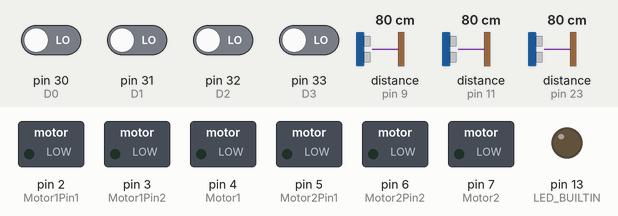
A sketch run on a simulated Arduino Mega 2560, built with avr-gcc and run on an emulated ATmega2560. Parts: switched loads named in the sketch (green lamp = pin HIGH), output pins drawn as LEDs (lit = HIGH). Wiring (inferred from the names in the program): 3 × ultrasonic range finder: trigger pin 8, echo pin 9 / trigger pin 10, echo pin 11 / trigger pin 22, echo pin 23. The inputs (shaded band) are chosen by the test bench; at power-on: pin 30 (D0), pin 31 (D1), pin 32 (D2), pin 33 (D3) LOW, distance to the obstacle (sensors on pin 9, pin 11, pin 23) 80 cm. The echo pulse lasts 58.3 µs per cm; pins used as bus, display or sensor lines are not drawn; what the sketch prints to the serial monitor is not drawn.

Above: at 0.05 s.
At 1.5 s:
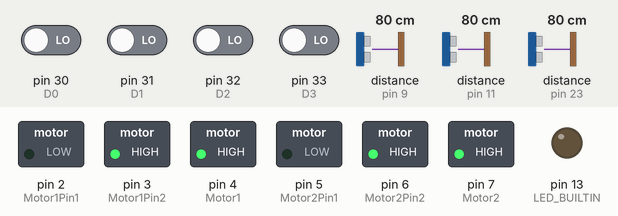
1.6 s: distance to the obstacle (sensor on pin 9) set to 15 cm
5.1 s: distance to the obstacle (sensor on pin 9) set to 11 cm
At 6.3 s:
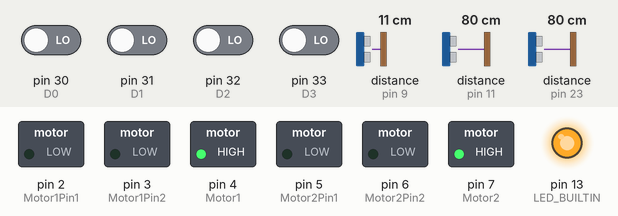
Timing chart, 0 to 8.1 s (numbered marks = the images above; inputs shaded):
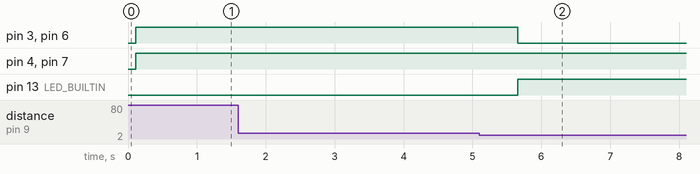

The sketch:

main.ino
```cpp
#define Motor1Pin1 2
#define Motor1Pin2 3
#define Motor1     4
#define Motor2Pin1 5
#define Motor2Pin2 6
#define Motor2     7

#define trigPin1   8
#define echoPin1   9
#define trigPin2   10
#define echoPin2   11
#define trigPin3   22
#define echoPin3   23

long cm, timeperiod, distance, rSensor, mSensor, lSensor;

const int D0=30;  //Rpi pin21 LSB
const int D1=31;  //Rpi pin22
const int D2=32;  //Rpi pin23
const int D3=33; // Rpi pin24 MSB
int a,b,c,d,data;


void setup()
{
  pinMode(Motor1Pin1,OUTPUT);
  pinMode(Motor1Pin2,OUTPUT);
  pinMode(Motor1    ,OUTPUT);
  pinMode(Motor2Pin1,OUTPUT);
  pinMode(Motor2Pin2,OUTPUT);
  pinMode(Motor2   , OUTPUT);

  pinMode(trigPin1, OUTPUT);
  pinMode(echoPin1, INPUT);
  pinMode(trigPin2, OUTPUT);
  pinMode(echoPin2, INPUT);
  pinMode(trigPin3, OUTPUT);
  pinMode(echoPin3, INPUT);

  pinMode(D0, INPUT);
  pinMode(D1, INPUT);
  pinMode(D2, INPUT);
  pinMode(D3, INPUT);

   digitalWrite(D0,LOW);
   digitalWrite(D1,LOW);
   digitalWrite(D2,LOW);
   digitalWrite(D3,LOW);

  digitalWrite(Motor1Pin1,LOW);
  digitalWrite(Motor1Pin2,LOW);
  digitalWrite(Motor2Pin1,LOW);
  digitalWrite(Motor2Pin2,LOW);
  pinMode(LED_BUILTIN,OUTPUT);
  digitalWrite(LED_BUILTIN,LOW);
  Serial.begin(9600);

  }

void loop()
{

dist(trigPin1, echoPin1);
mSensor = cm;
dist(trigPin2,echoPin2 );
lSensor = cm;
dist(trigPin3,echoPin3);
rSensor = cm;


 if(lSensor<12 || mSensor<12 || rSensor<12)
 {
   digitalWrite(Motor1Pin1,LOW);
   digitalWrite(Motor1Pin2,LOW);
   digitalWrite(Motor2Pin1,LOW);
   digitalWrite(Motor2Pin2,LOW);
   Serial.println("Stopped");
   digitalWrite(LED_BUILTIN,HIGH);
   }

  else
  {

 Data();
  if(data==0)
   {
     Forward();
     Serial.println("Forward");
   }

  else if(data==1)
   {
     Right1();
     Serial.println("Right1");
   }

  else if(data==2)
   {
     Right2();
     Serial.println("Right2");
   }

  else if(data==3)
   {
     Right3();
     Serial.println("Right3");
   }

  else if(data==4)
   {
     Left1();
     Serial.println("Left1");
   }

  else if(data==5)
   {
     Left2();
     Serial.println("Left2");
   }

  else if(data==6)
   {
     Left3();
     Serial.println("Left3");
   }

  else if (data>6)
   {
     Stop();
     Serial.println("Stop");
   }

digitalWrite(LED_BUILTIN,LOW);
Serial.print("LEFT: ");
 Serial.print(lSensor);
 Serial.print("\t");
 Serial.print("MIDDLE: ");
 Serial.print(mSensor);
 Serial.print("\t");
 Serial.print("RIGHT: ");
 Serial.print(rSensor);
 Serial.println("__________________________________________________________________________________________________________________");
 delay(500);

 }
  }
```

Distance.ino
```cpp
void dist(int trigPin,int echoPin)
 {
 digitalWrite(trigPin, LOW);// sending 10 us pulse
  delayMicroseconds(2);
  digitalWrite(trigPin, HIGH);
  delayMicroseconds(10);
  digitalWrite(trigPin, LOW);

  timeperiod = pulseIn(echoPin, HIGH);  // integrating pulse

 cm = (timeperiod/2)/29.1;
 }


 void Data()
 {
  a=digitalRead(D0);
  b=digitalRead(D1);
  c=digitalRead(D2);
  d=digitalRead(D3);

  data=8*d+4*c+2*b+a;
  Serial.println(data);
  delay(100);
  }


void Forward()
{
  digitalWrite(Motor1Pin1, LOW);
  digitalWrite(Motor1Pin2, HIGH);
  analogWrite(Motor1,255);

  digitalWrite(Motor2Pin1, LOW);
  digitalWrite(Motor2Pin2, HIGH);
  analogWrite(Motor2,255);

}


void Backward()
{
  digitalWrite(Motor1Pin1, HIGH);
  digitalWrite(Motor1Pin2, LOW);
  analogWrite(Motor1,255);

  digitalWrite(Motor2Pin1, HIGH);
  digitalWrite(Motor2Pin2, LOW);
  analogWrite(Motor2,255);

}

void Stop()
{
  digitalWrite(Motor1Pin1, LOW);
  digitalWrite(Motor1Pin2, HIGH);
  analogWrite(Motor1,0);

  digitalWrite(Motor2Pin1, LOW);
  digitalWrite(Motor2Pin2, HIGH);
  analogWrite(Motor2,0);

}

void Left1()
{
  digitalWrite(Motor1Pin1, LOW);
  digitalWrite(Motor1Pin2, HIGH);
  analogWrite(Motor1,160);

  digitalWrite(Motor2Pin1, LOW);
  digitalWrite(Motor2Pin2, HIGH);
  analogWrite(Motor2,255);

}

void Left2()
{
  digitalWrite(Motor1Pin1, LOW);
  digitalWrite(Motor1Pin2, HIGH);
  analogWrite(Motor1,90);

  digitalWrite(Motor2Pin1, LOW);
  digitalWrite(Motor2Pin2, HIGH);
  analogWrite(Motor2,255);

}


void Left3()
{
  digitalWrite(Motor1Pin1, LOW);
  digitalWrite(Motor1Pin2, HIGH);
  analogWrite(Motor1,50);

  digitalWrite(Motor2Pin1, LOW);
  digitalWrite(Motor2Pin2, HIGH);
  analogWrite(Motor2,255);

}

void Right1()
{
  digitalWrite(Motor1Pin1, LOW);
  digitalWrite(Motor1Pin2, HIGH);
  analogWrite(Motor1,255);

  digitalWrite(Motor2Pin1, LOW);
  digitalWrite(Motor2Pin2, HIGH);
  analogWrite(Motor2,160);

}
void Right2()
{
  digitalWrite(Motor1Pin1, LOW);
  digitalWrite(Motor1Pin2, HIGH);
  analogWrite(Motor1,255);

  digitalWrite(Motor2Pin1, LOW);
  digitalWrite(Motor2Pin2, HIGH);
  analogWrite(Motor2,90);

}

void Right3()
{
  digitalWrite(Motor1Pin1, LOW);
  digitalWrite(Motor1Pin2, HIGH);
  analogWrite(Motor1,255);

  digitalWrite(Motor2Pin1, LOW);
  digitalWrite(Motor2Pin2, HIGH);
  analogWrite(Motor2,50);

}
```

Measured:
- the behaviour switches between 13 and 12 cm on distance to the obstacle (sensor on pin 9) (found by bisection; images 1 and 2)
- after the input at 1.6 s, every drawn part: stays the same
- after the input at 5.1 s, pin 3 (Motor1Pin2), pin 6 (Motor2Pin2): HIGH → LOW after 0.56 s; pin 13 (LED_BUILTIN): LOW → HIGH after 0.56 s
